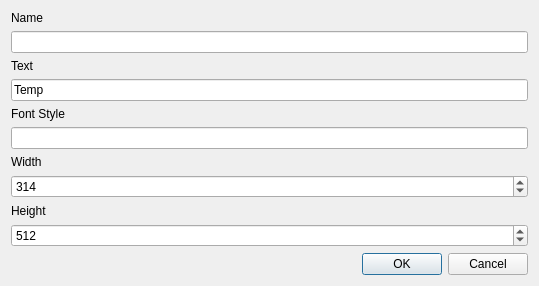
<?xml version="1.0" encoding="UTF-8"?>
<ui version="4.0">
 <class>NewTempImg</class>
 <widget class="QDialog" name="NewTempImg">
  <property name="geometry">
   <rect>
    <x>0</x>
    <y>0</y>
    <width>539</width>
    <height>269</height>
   </rect>
  </property>
  <property name="windowTitle">
   <string>Generate Temp Image</string>
  </property>
  <layout class="QGridLayout" name="gridLayout">
   <item row="0" column="0">
    <layout class="QVBoxLayout" name="verticalLayout">
     <item>
      <spacer name="verticalSpacer">
       <property name="orientation">
        <enum>Qt::Vertical</enum>
       </property>
       <property name="sizeHint" stdset="0">
        <size>
         <width>20</width>
         <height>40</height>
        </size>
       </property>
      </spacer>
     </item>
     <item>
      <widget class="QLabel" name="lblName">
       <property name="text">
        <string>Name</string>
       </property>
      </widget>
     </item>
     <item>
      <widget class="QLineEdit" name="editName"/>
     </item>
     <item>
      <widget class="QLabel" name="lblText">
       <property name="text">
        <string>Text</string>
       </property>
      </widget>
     </item>
     <item>
      <widget class="QLineEdit" name="editText">
       <property name="text">
        <string>Temp</string>
       </property>
      </widget>
     </item>
     <item>
      <widget class="QLabel" name="lblFont">
       <property name="text">
        <string>Font Style</string>
       </property>
      </widget>
     </item>
     <item>
      <widget class="QLineEdit" name="editFont">
       <property name="readOnly">
        <bool>true</bool>
       </property>
      </widget>
     </item>
     <item>
      <widget class="QLabel" name="lblWidth">
       <property name="text">
        <string>Width</string>
       </property>
      </widget>
     </item>
     <item>
      <widget class="QSpinBox" name="spinWidth">
       <property name="maximum">
        <number>4096</number>
       </property>
       <property name="value">
        <number>314</number>
       </property>
      </widget>
     </item>
     <item>
      <widget class="QLabel" name="lblHeight">
       <property name="text">
        <string>Height</string>
       </property>
      </widget>
     </item>
     <item>
      <widget class="QSpinBox" name="spinHeight">
       <property name="maximum">
        <number>4096</number>
       </property>
       <property name="value">
        <number>512</number>
       </property>
      </widget>
     </item>
     <item>
      <widget class="QDialogButtonBox" name="buttonBox">
       <property name="orientation">
        <enum>Qt::Horizontal</enum>
       </property>
       <property name="standardButtons">
        <set>QDialogButtonBox::Cancel|QDialogButtonBox::Ok</set>
       </property>
      </widget>
     </item>
    </layout>
   </item>
  </layout>
 </widget>
 <resources/>
 <connections>
  <connection>
   <sender>buttonBox</sender>
   <signal>accepted()</signal>
   <receiver>NewTempImg</receiver>
   <slot>accept()</slot>
   <hints>
    <hint type="sourcelabel">
     <x>248</x>
     <y>254</y>
    </hint>
    <hint type="destinationlabel">
     <x>157</x>
     <y>274</y>
    </hint>
   </hints>
  </connection>
  <connection>
   <sender>buttonBox</sender>
   <signal>rejected()</signal>
   <receiver>NewTempImg</receiver>
   <slot>reject()</slot>
   <hints>
    <hint type="sourcelabel">
     <x>316</x>
     <y>260</y>
    </hint>
    <hint type="destinationlabel">
     <x>286</x>
     <y>274</y>
    </hint>
   </hints>
  </connection>
 </connections>
</ui>
